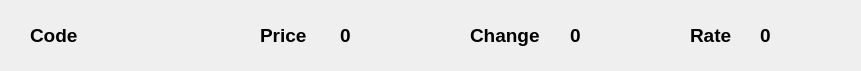
<?xml version="1.0" encoding="UTF-8"?>
<ui version="4.0">
 <class>Form</class>
 <widget class="QWidget" name="Form">
  <property name="geometry">
   <rect>
    <x>0</x>
    <y>0</y>
    <width>861</width>
    <height>71</height>
   </rect>
  </property>
  <property name="windowTitle">
   <string>Form</string>
  </property>
  <widget class="QLabel" name="change_lab">
   <property name="geometry">
    <rect>
     <x>470</x>
     <y>20</y>
     <width>71</width>
     <height>31</height>
    </rect>
   </property>
   <property name="font">
    <font>
     <pointsize>14</pointsize>
     <weight>75</weight>
     <bold>true</bold>
    </font>
   </property>
   <property name="text">
    <string>Change</string>
   </property>
  </widget>
  <widget class="QLabel" name="rate_lab">
   <property name="geometry">
    <rect>
     <x>690</x>
     <y>20</y>
     <width>71</width>
     <height>31</height>
    </rect>
   </property>
   <property name="font">
    <font>
     <pointsize>14</pointsize>
     <weight>75</weight>
     <bold>true</bold>
    </font>
   </property>
   <property name="text">
    <string>Rate</string>
   </property>
  </widget>
  <widget class="QLabel" name="show_price">
   <property name="geometry">
    <rect>
     <x>340</x>
     <y>20</y>
     <width>101</width>
     <height>31</height>
    </rect>
   </property>
   <property name="font">
    <font>
     <pointsize>14</pointsize>
     <weight>75</weight>
     <bold>true</bold>
    </font>
   </property>
   <property name="text">
    <string>0</string>
   </property>
  </widget>
  <widget class="QLabel" name="price_lab">
   <property name="geometry">
    <rect>
     <x>260</x>
     <y>20</y>
     <width>71</width>
     <height>31</height>
    </rect>
   </property>
   <property name="font">
    <font>
     <pointsize>14</pointsize>
     <weight>75</weight>
     <bold>true</bold>
    </font>
   </property>
   <property name="text">
    <string>Price</string>
   </property>
  </widget>
  <widget class="QLabel" name="show_rate">
   <property name="geometry">
    <rect>
     <x>760</x>
     <y>20</y>
     <width>71</width>
     <height>31</height>
    </rect>
   </property>
   <property name="font">
    <font>
     <pointsize>14</pointsize>
     <weight>75</weight>
     <bold>true</bold>
    </font>
   </property>
   <property name="text">
    <string>0</string>
   </property>
  </widget>
  <widget class="QLabel" name="show_change">
   <property name="geometry">
    <rect>
     <x>570</x>
     <y>20</y>
     <width>71</width>
     <height>31</height>
    </rect>
   </property>
   <property name="font">
    <font>
     <pointsize>14</pointsize>
     <weight>75</weight>
     <bold>true</bold>
    </font>
   </property>
   <property name="text">
    <string>0</string>
   </property>
  </widget>
  <widget class="QLabel" name="Code">
   <property name="geometry">
    <rect>
     <x>30</x>
     <y>20</y>
     <width>71</width>
     <height>31</height>
    </rect>
   </property>
   <property name="font">
    <font>
     <pointsize>14</pointsize>
     <weight>75</weight>
     <bold>true</bold>
    </font>
   </property>
   <property name="text">
    <string>Code</string>
   </property>
  </widget>
 </widget>
 <resources/>
 <connections/>
</ui>
